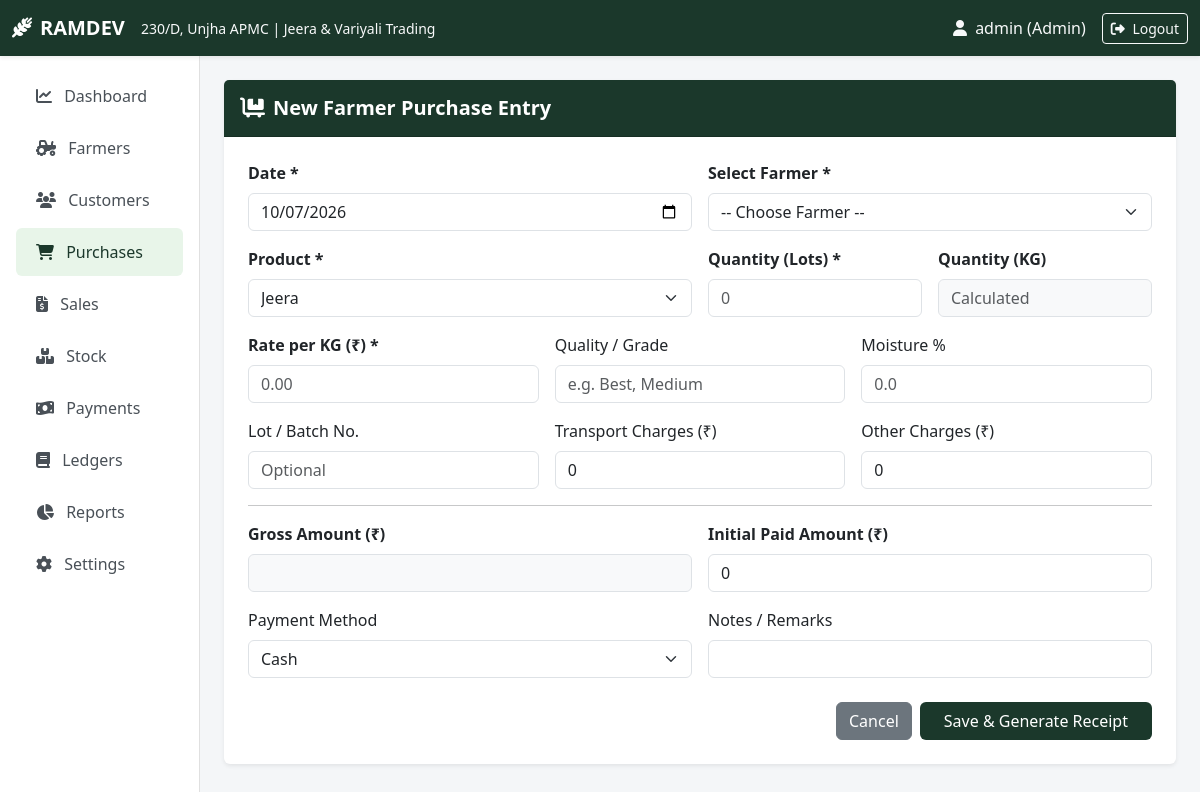
/purchases/new (signed in), run on the app's committed database.
### tables this page shows
CREATE TABLE settings (
            key TEXT PRIMARY KEY,
            value TEXT NOT NULL
        );

### app.py (the view, shortened to what this page needs)
@app.route('/purchases/new', methods=['GET', 'POST'])
@login_required
def purchase_form():
    conn = get_db_connection()
    farmers_list = conn.execute("SELECT * FROM farmers ORDER BY name").fetchall()
    products_list = conn.execute("SELECT * FROM products").fetchall()
    conn.close()
    return render_template('purchase_form.html', farmers=farmers_list, products=products_list, today=date.today().strftime('%Y-%m-%d'))

### app.py (called while the page is built)
@app.context_processor
def inject_global_vars():
    business_info = {
        'name': get_setting('business_name', 'RAMDEV'),
        'shop_no': get_setting('shop_no', '230/D'),
        'market': get_setting('market', 'Unjha APMC'),
        'type': get_setting('business_type', 'Jeera & Variyali Trading'),
        'location': get_setting('location', 'Unjha APMC, Gujarat, India'),
        'mobile': get_setting('mobile', ''),
        'email': get_setting('email', ''),
        'gst_no': get_setting('gst_no', ''),
        'lot_weight': get_lot_weight()
    }
    return dict(biz=business_info)

def login_required(f):
    @wraps(f)
    def decorated_function(*args, **kwargs):
        if 'user_id' not in session:
            flash("Please log in to access this page.", "warning")
            return redirect(url_for('login'))
        return f(*args, **kwargs)
    return decorated_function

### database.py (called while the page is built)
def get_db_connection():
    conn = sqlite3.connect(DB_NAME)
    conn.row_factory = sqlite3.Row
    return conn

def get_setting(key, default=""):
    conn = get_db_connection()
    res = conn.execute("SELECT value FROM settings WHERE key = ?", (key,)).fetchone()
    conn.close()
    return res['value'] if res else default

def get_lot_weight():
    try:
        return float(get_setting('lot_weight_kg', '20'))
    except ValueError:
        return 20.0

### templates/purchase_form.html (shortened to what this page needs)
{% extends "base.html" %}
{% block content %}
<div class="card border-0 shadow-sm max-w-800 mx-auto">
    <div class="card-header bg-mandi text-white py-3">
        <h5 class="fw-bold mb-0"><i class="fa-solid fa-cart-flatbed me-2"></i>New Farmer Purchase Entry</h5>
    </div>
    <div class="card-body p-4">
        <form method="POST" action="{{ url_for('purchase_form') }}">
            <div class="row g-3 mb-3">
                <div class="col-md-6">
                    <label class="form-label fw-bold">Date *</label>
                    <input type="date" name="date" class="form-control" value="{{ today }}" required>
                </div>
                <div class="col-md-6">
                    <label class="form-label fw-bold">Select Farmer *</label>
                    <select name="farmer_id" class="form-select" required>
                        <option value="">-- Choose Farmer --</option>
                    </select>
                </div>
            </div>
            <div class="row g-3 mb-3">
                <div class="col-md-6">
                    <label class="form-label fw-bold">Product *</label>
                    <select name="product_id" class="form-select" required>
                        {% for p in products %}
                        <option value="{{ p.id }}">{{ p.name }}</option>
                        {% endfor %}
                    </select>
                </div>
                <div class="col-md-3">
                    <label class="form-label fw-bold">Quantity (Lots) *</label>
                    <input type="number" step="0.01" id="lots" name="lots" class="form-control" required placeholder="0">
                </div>
                <div class="col-md-3">
                    <label class="form-label fw-bold">Quantity (KG)</label>
                    <input type="number" step="0.01" id="kg" name="kg" class="form-control bg-light" readonly placeholder="Calculated">
                </div>
            </div>
            <div class="row g-3 mb-3">
                <div class="col-md-4">
                    <label class="form-label fw-bold">Rate per KG (₹) *</label>
                    <input type="number" step="0.01" id="rate" name="rate_per_kg" class="form-control" required placeholder="0.00">
                </div>
                <div class="col-md-4">
                    <label class="form-label">Quality / Grade</label>
                    <input type="text" name="quality" class="form-control" placeholder="e.g. Best, Medium">
                </div>
                <div class="col-md-4">
                    <label class="form-label">Moisture %</label>
                    <input type="number" step="0.1" name="moisture" class="form-control" placeholder="0.0">
                </div>
            </div>
            <div class="row g-3 mb-3">
                <div class="col-md-4">
                    <label class="form-label">Lot / Batch No.</label>
                    <input type="text" name="lot_number" class="form-control" placeholder="Optional">
                </div>
                <div class="col-md-4">
                    <label class="form-label">Transport Charges (₹)</label>
                    <input type="number" step="0.01" id="transport" name="transport_charges" class="form-control" value="0">
                </div>
                <div class="col-md-4">
                    <label class="form-label">Other Charges (₹)</label>
                    <input type="number" step="0.01" id="other" name="other_charges" class="form-control" value="0">
                </div>
            </div>
            <hr>
            <div class="row g-3 mb-3">
                <div class="col-md-6">
                    <label class="form-label fw-bold">Gross Amount (₹)</label>
                    <input type="number" step="0.01" id="gross_amount" name="gross_amount" class="form-control bg-light" readonly>
                </div>
                <div class="col-md-6">
                    <label class="form-label fw-bold">Initial Paid Amount (₹)</label>
                    <input type="number" step="0.01" name="paid_amount" class="form-control" value="0">
                </div>
            </div>
            <div class="row g-3 mb-3">
                <div class="col-md-6">
                    <label class="form-label">Payment Method</label>
                    <select name="payment_method" class="form-select">
                        <option value="Cash">Cash</option>
                    </select>
                </div>
                <div class="col-md-6">
                    <label class="form-label">Notes / Remarks</label>
                    <input type="text" name="notes" class="form-control">
                </div>
            </div>
            <div class="d-flex justify-content-end gap-2 mt-4">
                <a href="{{ url_for('purchases') }}" class="btn btn-secondary">Cancel</a>
                <button type="submit" class="btn btn-mandi px-4">Save & Generate Receipt</button>
            </div>
        </form>
    </div>
</div>
{% endblock %}

### templates/base.html (shortened to what this page needs)
<!DOCTYPE html>
<html lang="en">
<head>
    <link href="https://cdn.jsdelivr.net/npm/bootstrap@5.3.0/dist/css/bootstrap.min.css" rel="stylesheet">
    <link rel="stylesheet" href="https://cdnjs.cloudflare.com/ajax/libs/font-awesome/6.4.0/css/all.min.css">
    <link rel="stylesheet" href="{{ url_for('static', filename='style.css') }}">
</head>
<body>
    <nav class="navbar navbar-expand-lg navbar-dark bg-mandi sticky-top shadow-sm no-print">
        <div class="container-fluid">
            <a class="navbar-brand fw-bold" href="{{ url_for('dashboard') }}">
                <i class="fa-solid fa-wheat-awn me-2"></i>{{ biz.name }}
            </a>
            <span class="navbar-text text-light d-none d-md-inline me-auto">
                <small>{{ biz.shop_no }}, {{ biz.market }} | {{ biz.type }}</small>
            </span>
            <div class="d-flex align-items-center">
                {% if session.get('user_id') %}
                <span class="text-light me-3"><i class="fa-solid fa-user me-1"></i> {{ session.username }} ({{ session.role }})</span>
                <a href="{{ url_for('logout') }}" class="btn btn-outline-light btn-sm"><i class="fa-solid fa-right-from-bracket me-1"></i> Logout</a>
                {% endif %}
            </div>
        </div>
    </nav>
    <div class="container-fluid">
        <div class="row">
            {% if session.get('user_id') %}
            <nav class="col-md-3 col-lg-2 d-md-block sidebar collapse p-3 no-print">
                <div class="position-sticky">
                    <ul class="nav flex-column">
                        <li class="nav-item"><a class="nav-link {% if request.endpoint == 'dashboard' %}active{% endif %}" href="{{ url_for('dashboard') }}"><i class="fa-solid fa-chart-line me-2"></i> Dashboard</a></li>
                        <li class="nav-item"><a class="nav-link {% if request.endpoint in ['farmers', 'farmer_details'] %}active{% endif %}" href="{{ url_for('farmers') }}"><i class="fa-solid fa-tractor me-2"></i> Farmers</a></li>
                        <li class="nav-item"><a class="nav-link {% if request.endpoint in ['customers', 'customer_details'] %}active{% endif %}" href="{{ url_for('customers') }}"><i class="fa-solid fa-users me-2"></i> Customers</a></li>
                        <li class="nav-item"><a class="nav-link {% if request.endpoint in ['purchases', 'purchase_form', 'purchase_receipt'] %}active{% endif %}" href="{{ url_for('purchases') }}"><i class="fa-solid fa-cart-shopping me-2"></i> Purchases</a></li>
                        <li class="nav-item"><a class="nav-link " href="{{ url_for('sales') }}"><i class="fa-solid fa-file-invoice-dollar me-2"></i> Sales</a></li>
                        <li class="nav-item"><a class="nav-link {% if request.endpoint == 'stock' %}active{% endif %}" href="{{ url_for('stock') }}"><i class="fa-solid fa-boxes-stacked me-2"></i> Stock</a></li>
                        <li class="nav-item"><a class="nav-link {% if request.endpoint == 'payments' %}active{% endif %}" href="{{ url_for('payments') }}"><i class="fa-solid fa-money-bill-wave me-2"></i> Payments</a></li>
                        <li class="nav-item"><a class="nav-link {% if request.endpoint == 'ledger' %}active{% endif %}" href="{{ url_for('ledger') }}"><i class="fa-solid fa-book me-2"></i> Ledgers</a></li>
                        <li class="nav-item"><a class="nav-link {% if request.endpoint == 'reports' %}active{% endif %}" href="{{ url_for('reports') }}"><i class="fa-solid fa-chart-pie me-2"></i> Reports</a></li>
                        {% if session.get('role') == 'Admin' %}
                        <li class="nav-item"><a class="nav-link {% if request.endpoint == 'settings' %}active{% endif %}" href="{{ url_for('settings') }}"><i class="fa-solid fa-gear me-2"></i> Settings</a></li>
                        {% endif %}
                    </ul>
                </div>
            </nav>
            <main class="col-md-9 ms-sm-auto col-lg-10 px-md-4 py-4">
            {% else %}
            <main class="col-12 px-md-4 py-4">
            {% endif %}
                {% block content %}{% endblock %}
            </main>
        </div>
    </div>
</body>
</html>

### static/style.css (style rules this page uses)
:root { --primary-color: #1b382b; --primary-hover: #142a20; --secondary-color: #d4a373; --bg-light: #f4f6f8; --text-dark: #2c3e50; --card-shadow: 0 4px 12px rgba(0,0,0,0.05); }
body { font-family: 'Segoe UI', Tahoma, Geneva, Verdana, sans-serif; background-color: var(--bg-light); color: var(--text-dark); }
.bg-mandi { background-color: var(--primary-color) !important; }
.btn-mandi { background-color: var(--primary-color); color: #fff; border: none; }
.sidebar { min-height: calc(100vh - 56px); background-color: #ffffff; border-right: 1px solid #e0e0e0; }
.sidebar .nav-link { color: #495057; font-weight: 500; padding: 12px 20px; border-radius: 6px; margin-bottom: 4px; }
.sidebar .nav-link:hover, .sidebar .nav-link.active { background-color: #e8f5e9; color: var(--primary-color); }

### data on the page
settings: name "RAMDEV"
settings: shop_no "230/D"
settings: market "Unjha APMC"
settings: type "Jeera & Variyali Trading"

### other printed values
{{ session.username }} "admin"
{{ session.role }} "Admin"
form field product_id "Jeera"
